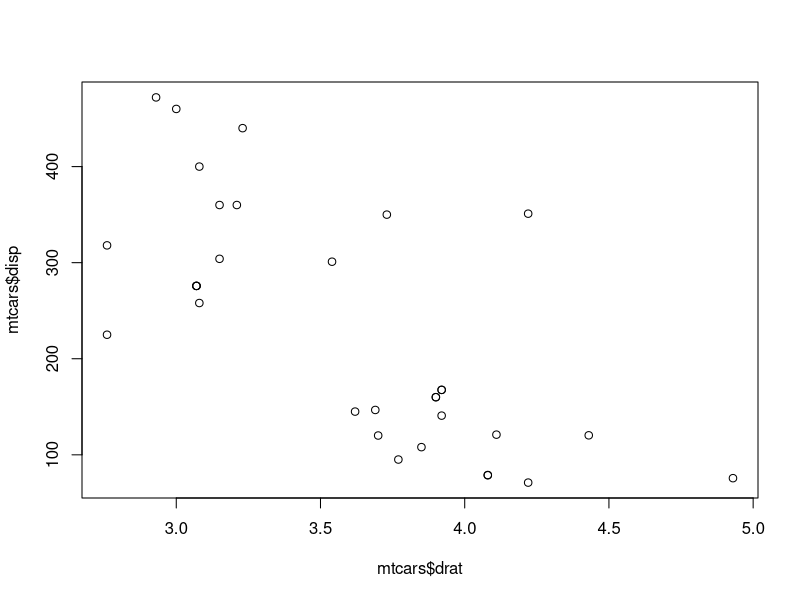
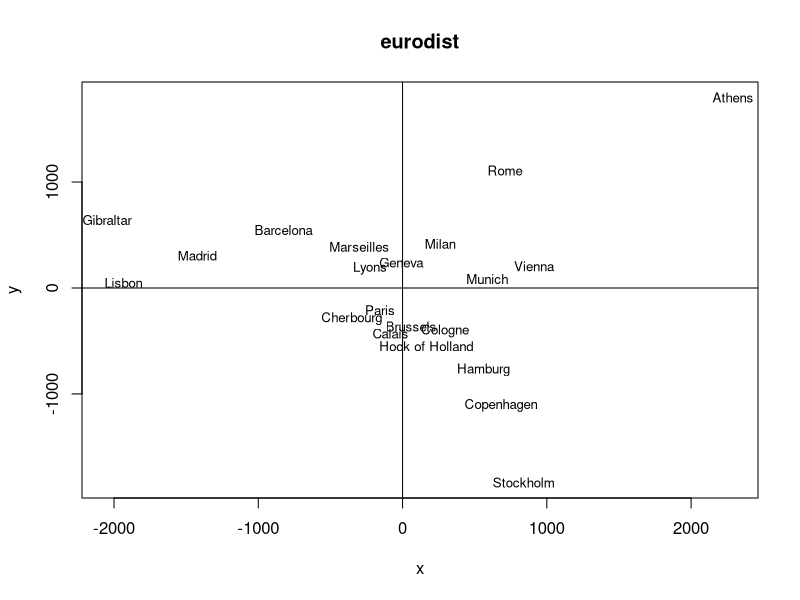
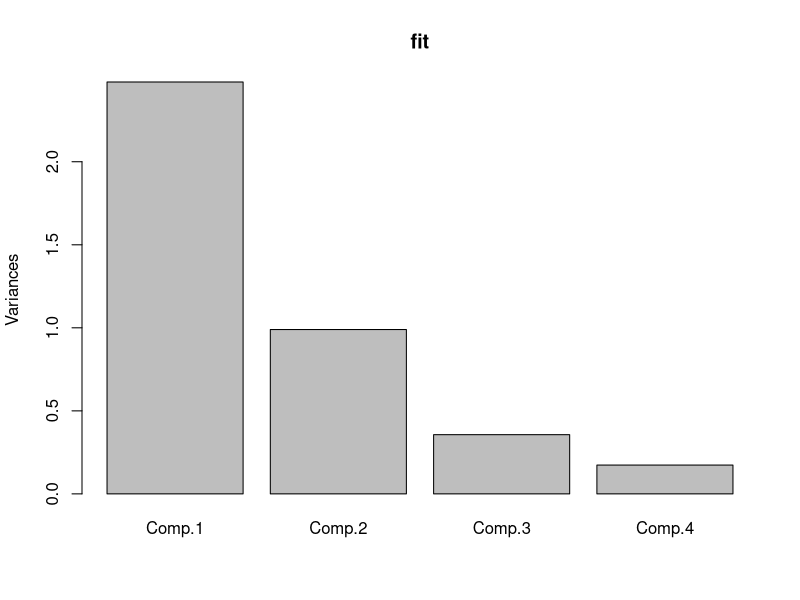
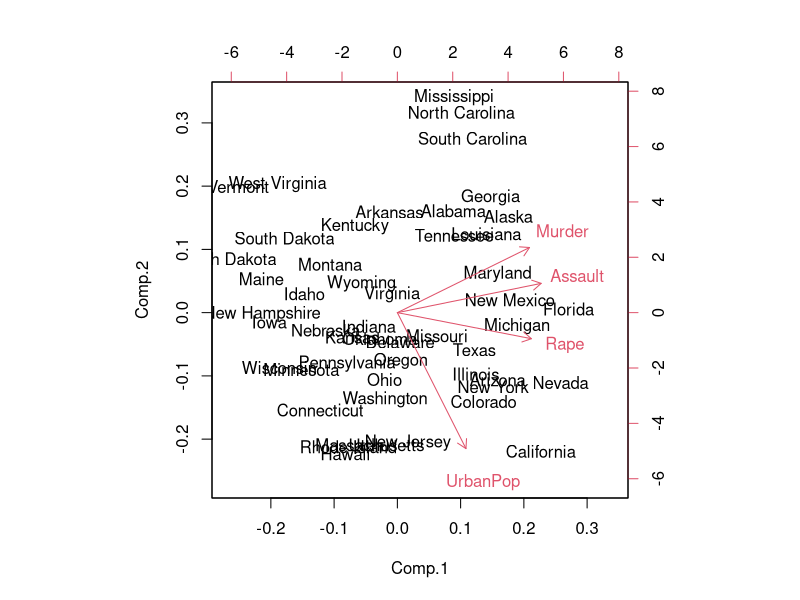
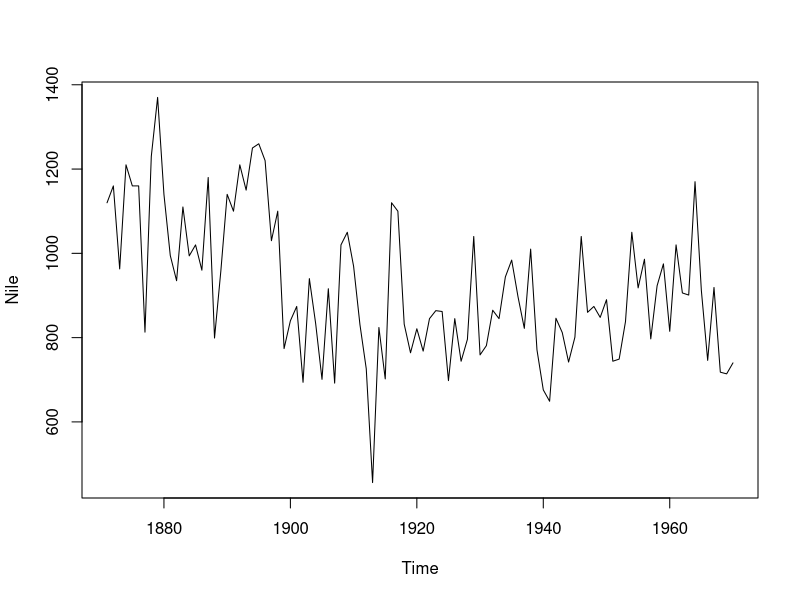
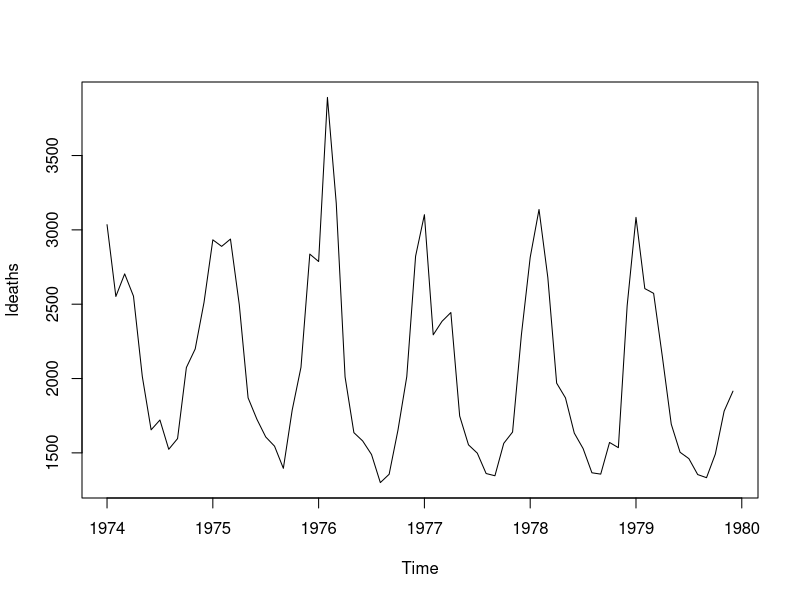
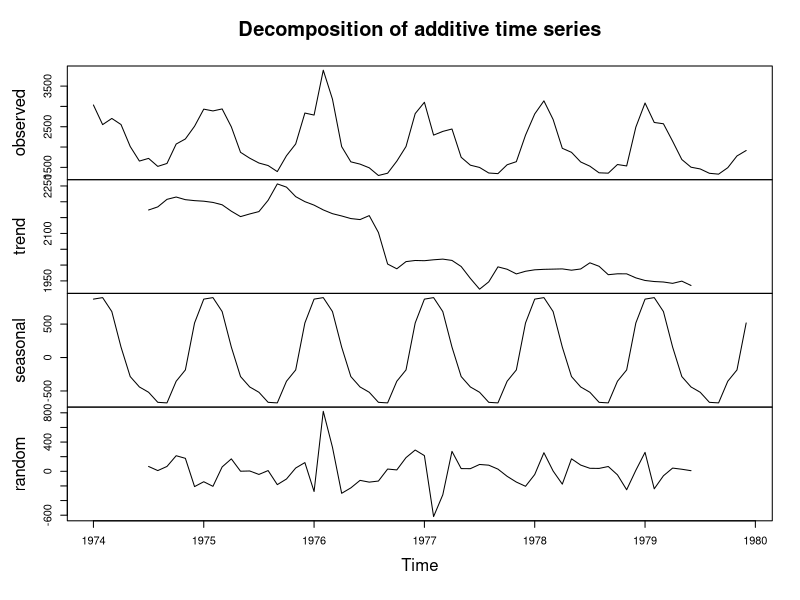
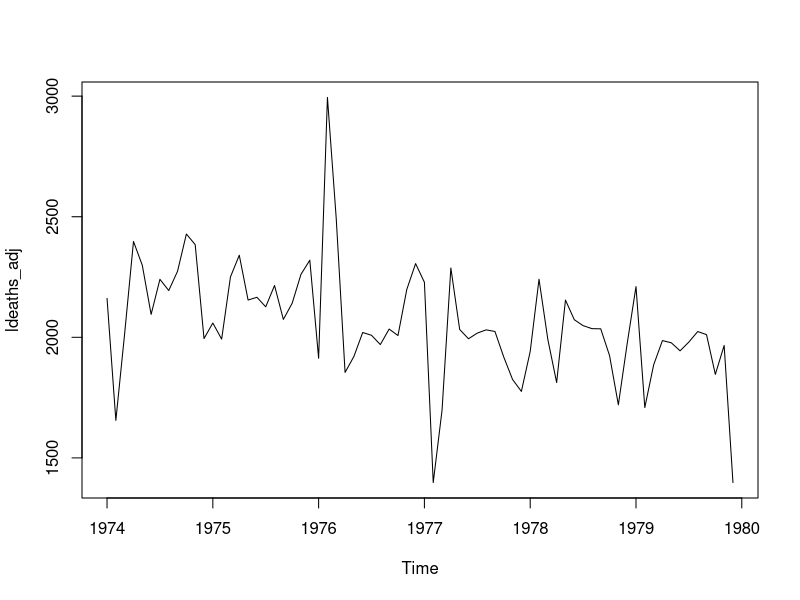

Write R code to recreate these figures, in order.
set.seed(2)
u = runif(10,0,11)
v = runif(10,11,20)
w = runif(10,1,30)
y = 3+0.1*u+2*v-3*w+rnorm(10,0,0.1)
dfrm = data.frame(y,u,v,w)
dfrm

#lm : 선형회귀분석
m<-lm(y~u+v+w) #종속변수: y, 독립변수:u,v,m
m
#결정계수, F통계량, 잔차의 표준오차 등 주요통계량 정보 출력
summary(m)

install.packages('MASS')
library(MASS)
head(ChickWeight)
#식이요법 1을 적용한 데이터만 조회
Chick<- ChickWeight[ChickWeight$Diet ==1,]
Chick
#1번 닭만 조회
Chick<-ChickWeight[ChickWeight$Chick == 1,]
Chick

#-----최적회귀방정식의 선택: 설명변수의 선택--------------
# 후진제거법(backward elimination)

x1 <- c(7,1,11,11,7,11,3,1,2,21,1,11,10)
x2 <- c(26,29,56,31,52,55,71,31,54,47,40,66,68)
x3 <- c(6,15,8,8,6,9,17,22,18,4,23,9,8)
x4 <- c(60,52,20,47,33,22,6,44,22,26,34,12,12)
Y <- c(78.5,74.5,104.3,87.6,95.9,109.2,102.7,72.5,93.1,115.9,83.8,113.3,109.4)
df<-data.frame(x1,x2,x3,x4,Y)
df

a<-lm(Y~x1+x2+x3+x4, data=df)
summary(a)
# Y=63.67585 + 1.53451*x1 + 0.49742*x2 + 0.08724*x3 + (-0.15555)*x4로 추정된다.
#여기서 F통계량은 109.7, p-value는 0.0000005073으로 유의수준 5% 하에서 추정된 회귀 모형이 통계적으로 유의함을 알 수 있다.
#결정계수는 0.9821로(수정 후: 0.9731), 이 추정된 회귀식이 데이터를 98% 적절하게 설명하고 있다.

#설명변수의 p-value중 x3이 0.9114로 가장 유의하지 않다고 볼 수 있다. 따라서 x3을 제거하고 다시 회귀분석을 해본다.

b <- lm(Y~x1+x2+x4, data = df)
summary(b)
# Y= 71.5879 + 1.4496*x1 + 0.4169*x2 + (-0.2347)*x4로 추정된다.
# F통계량은 164.2, p-value는 0.00000003564로 유의수준 5%하에서 추정된 회귀모형이 통계적으로 유의함을 알 수 있다.
#결정계수는 x3을 제거하기 전보다 수정된 결정계수가 0.9761로 조금 더 높아졌다.
#이번엔 여기서 p-value가 0.211208로 가장 높은 x4를 제거해보도록 하겠다.

c<-lm(Y~x1+x2, data =df)
summary(c)
# Y= 52.66428 + 1.46586*x1 + 0.66114*x2로 추정된다.
# F통계량은 227, p-value는 0.000000004652로 유의수준 5% 하에서 추정된 회귀모형이 통계적으로 유의함을 알 수 있다.
# 결정계수는 수정 전 0.9784, 후 0.9741로, 이전보다 낮아졌음을 알 수 있다.
# 이제는 두 설명변수 모두 유의하므로 변수제거를 멈춘다. 
# 따라서 최종 회귀식은 Y= 52.66428 + 1.46586*x1 + 0.66114*x2으로 추정된다.

#------ 변수가 많은 경우를 위해 step함수를 활용하자 -> 자동으로 변수 선택 수행--------
#step(분석방법, 변수범위, 변수 선택방법) --> 범위에서 ~1은 상수항

#회귀분석, 상수항~항이 4개인 다항식까지, 전진선택법으로 진행 
step(lm(Y~1, data=df), scope=list(lower=~1, upper=~x1+x2+x3+x4),direction="forward")
#결과: Y = 71.5879 + (-0.2347)*x4 + 1.4496*x1 + 0.4169*x2

#단계별방법으로 진행
step(lm(Y~1, data=df), scope=list(lower=~1, upper=~x1+x2+x3+x4),direction="both")
#결과: Y = 71.5879 + (-0.2347)*x4 + 1.4496*x1 + 0.4169*x2 => 전진선택법과 같다.

#----예제 : MASS패키지의 hills데이터에 전진선택법을 적용해보라.--------------
library(MASS)
data(hills)
names(hills)
summary(step(lm(time~1, data=hills), scope = list(lower=~1, upper =~dist+climb ), direction="forward"))
# time = -8.99204 + 6.21796*dist + 0.01105*climb으로 추정된다. (결정계수: 0.9191)


#-----상관 분석(Correlation Analysis)--------
install.packages("Hmisc")
library(Hmisc)
data(mtcars)
head(mtcars)

#피어슨 상관계수(Pearson correlation)
#drat,disp변수 간의 산점도
plot(mtcars$drat, mtcars$disp) # -> drat이 커질수록 disp가 작아지는것으로 보인다.
cor(mtcars$drat, mtcars$disp) # ->상관계수 -0.7102139: 뚜렷한 음의 상관관계
cov(mtcars)#각 변수들 사이의 공분산(선형관계의 크기)

#rcorr로 모든 변수의 상관관계를 한번에 구하자
rcorr(as.matrix(mtcars),type="pearson") #mtcars의 모든 변수들 사이의 상관계수 및 H0: p=0에 대한 p-value값 출력

#스피어만 상관계수(Spearman correlation)
rcorr(as.matrix(mtcars), type= "spearman")

#-----다차원 척도법(Multidimensional Scaling, MDS)----------
data(eurodist) #각 도시 사이의 거리를 포함하는 행렬 형태의 자료
eurodist
loc <- cmdscale(eurodist) #각 도시의 상대적 위치를 도식화 할 수 있도록 x,y좌표 계산
x <- loc[,1]
y <- loc[,2]
plot(x,y, type = "n",main="eurodist")#type = no plotting, title = "eurodist"
text(x,y,rownames(loc),cex=0.8) #type이 n이라 암것도 표시 안돼있음 대신 text로 대체
abline(v=0,h=0)#수직, 수평선

#-----주성분 분석(Principal Coomponent Analysis, PCA)------------
library(datasets)
data(USArrests)
USArrests
summary(USArrests)
fit<- princomp(USArrests, cor=T)#주성분분석 수행(cor=T는 주성분분석을 공분산행렬이 아닌 상관계수 행렬을 사용한다는 것)
summary(fit)
#-> proportion of variance를 보면, 첫번째와 두번째 주성분만을 이용해 전체분산의 87%를 설명할 수 있다는 것을 알 수 있음.

loadings(fit)#주성분의 로딩 벡터를 보여줌(회귀계수와 비슷)
plot(fit)
fit$scores #관측치를 주성분으로 표현한 값
biplot(fit)#첫번째, 두번째 주성분의 좌표에 그린 그림 -> 첫번째 주성분의 값이 클수록 세가지의 범죄 발생율이 크고, 두번째 주성분값이 작을수록 도심인구 비율이 큰 주

#-------시계열분석(Time-series Analysis)--------------
Nile#1871년~1970년의 아스완댐에서 측정한 나일강의 연간 유입량에 관한 시계열 데이터
ldeaths#1974년~1979년의 영국 내 월별 폐질환 사망자에 관한 시계열 자료
plot(Nile) #비계절성을 띄고 평균이 변화하는 추세를 보이므로 정상성을 만족하지 X
plot(ldeaths)#년도 별로 계절성을 띄고 있음. 매년 일정 주기별로 사망자 수가 늘었다 줄었다 하는 경향을 보임
ldeaths_decompose<-decompose(ldeaths)
ldeaths_decompose$seasonal
plot(ldeaths_decompose)#자료를 4가지 요인으로 분해하는 함수: 계절성을 띄는 것을 확인함

#계절요인을 추정해 그 값을 원 시계열자료에서 빼자
ldeaths_adj<-ldeaths - ldeaths_decompose$seasonal
plot(ldeaths_adj)

#비정상 시계열 차분(diff)
Nile_dif <- diff(Nile,differences = 2) #differences: 차분횟수
plot(Nile_dif) #차분횟수를 늘려가며 정상성을 만족하는지 확인하기

#ARIMA모델 적합 및 결정 -> 자기상관함수(acf), 부분자기상관함수(pacf) 활용
acf(Nile_dif,lag.max=20) #lag개수->너무 많으면 acf 그래프를 보고 모형 식별 판단이 힘듦
pacf(Nile_dif, lag.max=20)
pacf(Nile_dif, lag.max=20, plot=F)

install.packages("forecast")
library(forecast)
auto.arima(Nile) #적절한 모형 찾기 : ARIMA(1,1,1)모형

#모형이 결정되었으니 ARIMA(1,1,1)모형을 통해 미래의 수치값을 예측해보자
Nile_arima <- arima(Nile, order=c(1,1,1))
Nile_arima
Nile_forecast <- forecast(Nile_arima,h=50) #forecast함수로 미래의 수치 값 50개 년도 예측해보자
Nile_forecast
plot(Nile_forecast)
